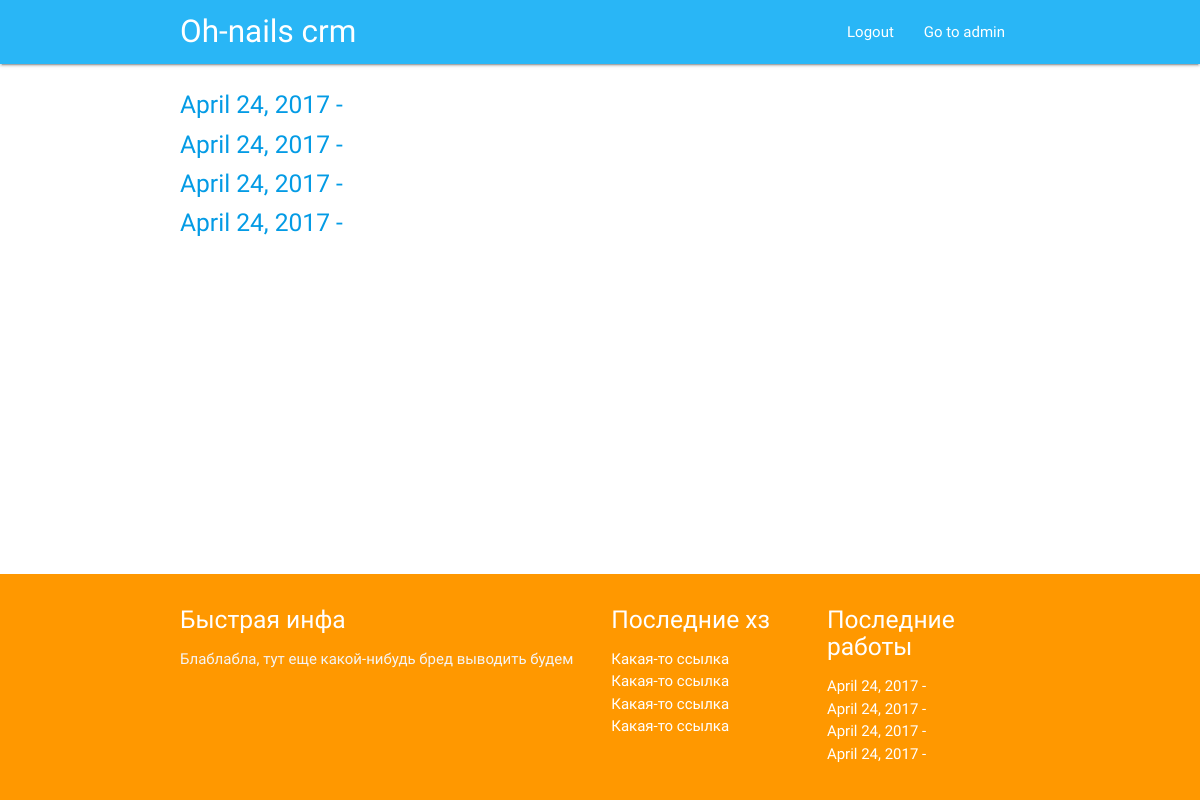
The page /works/ (signed in) on the database as committed earlier.
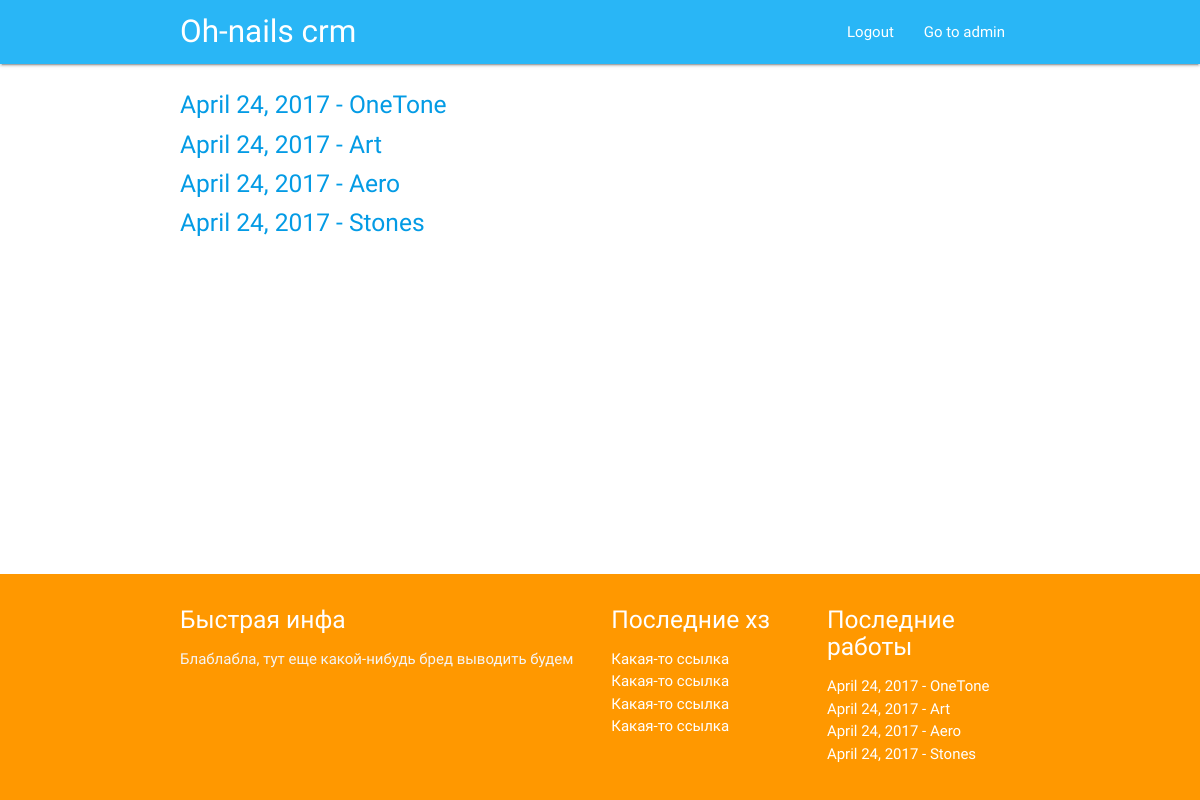
The same page on the database as committed later.
### core/models.py (models this page shows, shortened)
class work(models.Model):
    work_uuid = models.UUIDField(default=uuid.uuid4, editable=False, unique=True)
    date = models.DateField(default=timezone.now)
    cost = models.IntegerField(default=0)
    work_category = models.CharField(max_length=100, blank=True)
    client = models.CharField(max_length=300, default='Выбери клиента')

### core/views.py (the view)
# urls.py: url(r'^works/$', views.work_list, name='work_list'),
@login_required
def work_list(request):
    works = work.objects.all()
    return render(request, 'work_list.html', {'works': works})

### core/templates/work_list.html (shortened to what this page needs)
{% extends 'base.html' %}
{% block content %}
  <div class="container">
    <div class="section">
        {% for work in works %}
        <h5><a href="{% url 'work_detail' pk=work.pk %}">{{ work.date }} - {{ work.work_category }}</a></h5>
        {% endfor %}
    </div>
  </div>
{% endblock %}

### core/templates/base.html (shortened to what this page needs)
<!DOCTYPE html>
<html lang="en">
<head>
  {% load static %}
  <link href="{% static "css/materialize.css" %}" type="text/css" rel="stylesheet" media="screen,projection"/>
  <link href="{% static "css/admin-style.css" %}" type="text/css" rel="stylesheet" media="screen,projection"/>
</head>
<body>
  <nav class="light-blue lighten-1" role="navigation">
    <div class="nav-wrapper container"><a id="logo-container" href="/main" class="brand-logo">Oh-nails crm</a>
      <ul class="right hide-on-med-and-down">
        <li><a href="/admin/">Go to admin</a></li>
      </ul>
      <ul class="right hide-on-med-and-down">
        <li><a href="/logout/">Logout</a></li>
      </ul>
    </div>
  </nav>
{% block content %}
{% endblock %}
{% if user.is_authenticated %}
  <footer class="page-footer orange">
    <div class="container">
      <div class="row">
        <div class="col l6 s12">
          <h5 class="white-text">Быстрая инфа</h5>
          <p class="grey-text text-lighten-4">Блаблабла, тут еще какой-нибудь бред выводить будем</p>
        </div>
        <div class="col l3 s12">
          <h5 class="white-text">Последние хз</h5>
          <ul>
            <li><a class="white-text" href="#!">Какая-то ссылка</a></li>
            <li><a class="white-text" href="#!">Какая-то ссылка</a></li>
            <li><a class="white-text" href="#!">Какая-то ссылка</a></li>
            <li><a class="white-text" href="#!">Какая-то ссылка</a></li>
          </ul>
        </div>
        <div class="col l3 s12">
          <h5 class="white-text">Последние работы</h5>
          <ul>
{% for work in works %}
        <li><a class="white-text" href="{% url 'work_detail' pk=work.pk %}">{{ work.date }} - {{ work.work_category }}</a></li>
{% endfor %}
          </ul>
        </div>
      </div>
    </div>
  </footer>
{% endif %}
  </body>
</html>

Rows that differ between the two databases and show on the page:
changed work: work_category (not shown) → "OneTone"
changed work: work_category (not shown) → "Art"
changed work: work_category (not shown) → "Aero"
changed work: work_category (not shown) → "Stones"
